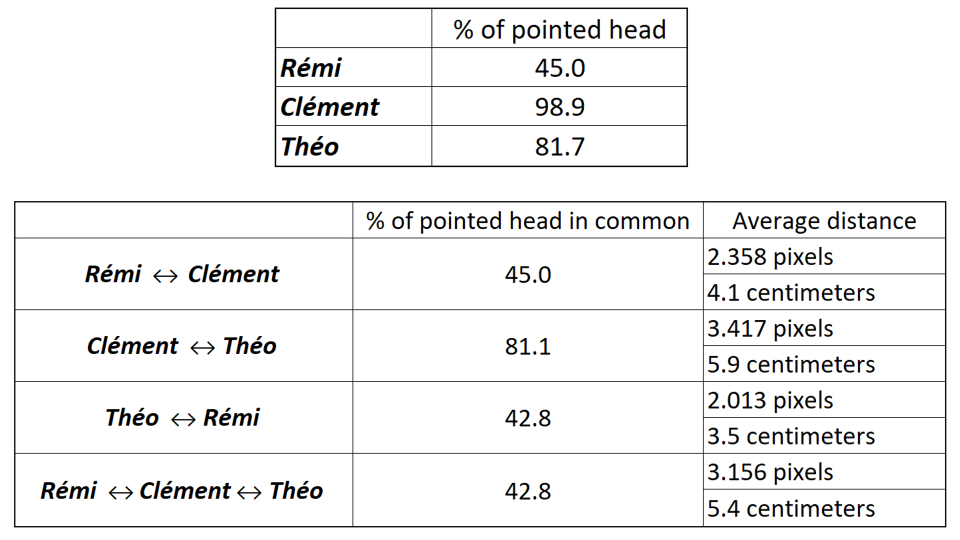
#> input picture reports/pointing_comparison.png, 1920 x 1080 px, given in place of vid0.mp4, which was not available (shown at 1/2 size)
$ python all_rectangles.py
#> lines starting #> are read from the running program, lines starting #| are printed output that depends on the picture; pictures that were not available may be replaced by others from this repository, and a replacement may not be noted
### extract_image.py
"""
This code allows the user to load an image that is in a video.
"""
import cv2


class TimeError(Exception):
    """The exception class error to tell that the time
    or the number of images is not possible"""
    # [22 lines left out: functions __init__, __repr__, not called in this run]


def extract_image_video(name_video, time_begin, time_end, register="False", destination=""):
    """
    Extracts number_image images from name_video and
    save them.
    This raises an exception if the duration is not possible regarding the video.
    If time_end is bigger than the duration of the video,
    the function register until the end

    Args:
        name_video (string): name of the video.

        time_begin (integer in second): the first image will be at the second 'time'.

        time_end (integer in second): the final time at which we stop to register the video.

        register (boolean): if True, the images will be registered.

        destination (string): the destination of the registered images.

    Returns:
        images (list of array of 3 dimensions - height, width, layers):
        list of the registered images.
    """
#> called with name_video = 'videos\\vid0', time_begin = 0, time_end = 5, register = False, destination = ''
    # Compute parameters
    video = cv2.VideoCapture('{}.mp4'.format(name_video))
    fps = video.get(cv2.CAP_PROP_FPS)
    frame_count = int(video.get(cv2.CAP_PROP_FRAME_COUNT))
    nb_image_wait = int(time_begin * fps)
    images = []
    # We make sure that the video will be register until the end if time_end is
    # bigger than the duration of the video.
    number_image = min(int(time_end * fps), frame_count) - int(time_begin * fps)

    # If time_begin == time_end, one picture is registered.
    if number_image == 0:
        number_image = 1

    # Check if the time or the number of images asked is possible
    if time_begin > time_end or nb_image_wait > frame_count:
        raise TimeError(name_video, time_begin, time_end)

    # If time_begin == 0, the first picture is registered
    if time_begin == 0:
        nb_image_wait = 1
    # We find the first interesting image
    for i in range(nb_image_wait):
        (success, image) = video.read()
#> this loop made 1 pass
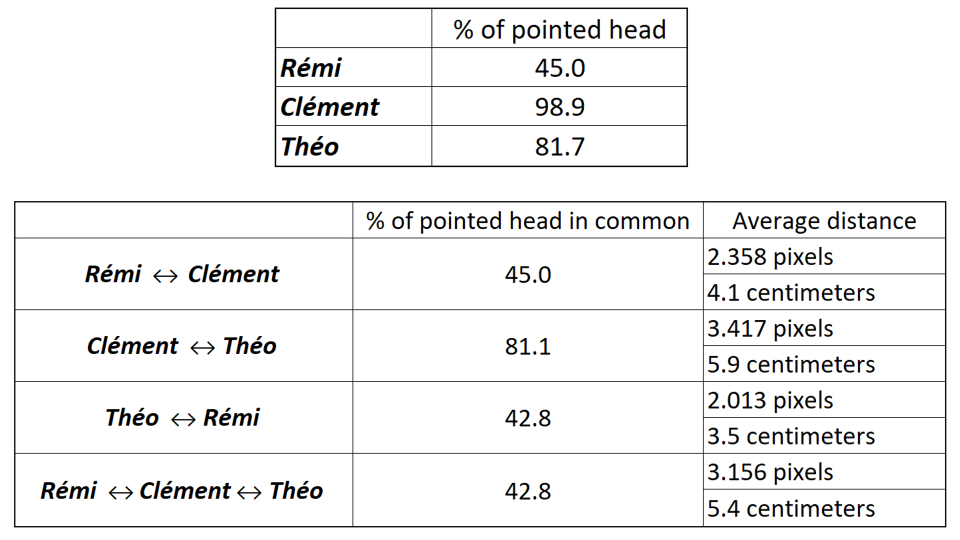
#> input picture reports/pointing_comparison.png, 1920 x 1080 px, given in place of vid0.mp4, which was not available (shown at 1/2 size)

    count_image = 1
    # We register the interesting images
    while success and count_image <= number_image:
        images.append(image)
        nb_count_image = nb_image_wait + count_image
        if register:
            cv2.imwrite(destination + "frame%d.jpg" % nb_count_image, image)
        (success, image) = video.read()
#> image is the input picture: shape (1080, 1920, 3); mean B, G, R 241.7, 241.7, 241.8
        print('Read a new frame: ', success)
#| Read a new frame:  True
        count_image += 1

    return images


# [5 lines that do not run on import are left out]

### correction_perspective.py
# -*- coding: utf-8 -*-
"""
Created on Thu Feb 27 18:05:04 2020

@author: Victoria
"""

import cv2
import matplotlib.pyplot as plt
import numpy as np
from extract_image import extract_image_video
from distortion import find_distortion_charact, clear_image, SelectionError
from extract_image import TimeError
from detection import select_points, register_points

vid0 = "videos\\vid0"


# [26 lines left out: function correctPerspectiveImg, not called in this run]


# We will first manually select the source points
# we will select the destination point which will map the source points in
# original image to destination points in unwarped image
src1 = np.float32([(20,     1),
                  (540,  130),
                  (20,    520),
                  (570,  450)])


dst2 = np.float32([(1500, 0),
                  (0, 0),
                  (1500, 750),
                  (0, 750)])


list_images = extract_image_video(vid0, 0, 5, False)
#> list_images = 1 item
plt.imsave("imageTest1.jpg", list_images[0])


# [10 lines that do not run on import are left out]

### crop_lines.py
"""
This code separates an image in several images, delimited by the water lines
"""

import os
import shutil

# from correction_perspective import correctPerspectiveImg
from extract_image import extract_image_video


# [15 lines left out: function slope_intercept, not called in this run]


def crop(image, list_y):
    """
    To vertically crop an images at given positions
    Args:
        image(numpy array): image to crop
        list_y(list of integers): list of vertical positions where we crop

    Returns:
        images_crop(list of numpy arrays): list of cropped images

    """

    images_crop = []

    y_prev = list_y[0]

    for y in list_y[1:]:
        images_crop.append(image[y_prev: y, :])
        y_prev = y

    return images_crop


def load_lines(frame_name, folder, video_name, time_begin, time_end):
    """

    Args:
        frame_name (string): generic name for the images that will be saved
        folder (string): name of the folder where we save all the images
        video_name: name of the video from where we extract the image (perspective has to be corrected)
        time_begin (float): starting time of the video we consider
        time_end (float): ending time of the video we consider

    Returns:
        list_images_crop (list of list of numpy arrays):
            list_images_crop[i][j] : the j-th water line of the i-th frame from the video
        points (list of integers): manually-selected ordinates of the 11 lines

    """
#> called with frame_name = 'frame2.jpg', folder = 'test\\red_boxes\\', video_name = 'vid0_clean', time_begin = 0, time_end = 0.2
    frame_name = folder + frame_name

    if os.path.exists(folder):
        shutil.rmtree(folder)
    os.makedirs(folder)

    list_images = extract_image_video("videos\\" + video_name, time_begin, time_end, True, folder)
#| Read a new frame:  True
#> list_images = 1 item

    list_images_crop = []

    # manually-selected ordinates of the 11 lines
    points = [6, 82, 156, 233, 309, 382, 458, 531, 604, 679, 749]
    # points = [3, 76, 153, 234, 306, 380, 456, 531, 604, 680, 749]

    for im in list_images:
        list_images_crop.append(crop(im, points))
#> this loop made 1 pass
#> after the loop, list_images_crop = 1 item

    return list_images_crop, points


# [3 lines that do not run on import are left out]

### merge_lines.py
"""
Allows to merge the lines-separated frames in a unique frame
"""

from crop_lines import *
import cv2


def bgr_to_rgb(image):
    im = image.copy()
    im[:, :, 0], im[:, :, 2] = image[:, :, 2], image[:, :, 0]
    return im


def merge(images):
    """

    @param images: list of numpy arrays
    @return:
    """

    merged_image = images[0]
    for image in images[1:]:
        merged_image = np.concatenate((merged_image, image), axis=0)
    return merged_image


# [7 lines that do not run on import are left out]

### red_spectrum.py
"""
This code allows to identify a swimmer on an photo with the red spectrum method.
@author: Victoria Brami, Maxime Brisinger, Theo Vincent
"""

import numpy as np
# this is the key library for manipulating arrays. Use the online ressources! http://www.numpy.org/

import matplotlib.pyplot as plt
# used to read images, display and plot.

import scipy.ndimage as ndimage
# one of several python libraries for image procession

import os

from extract_image import extract_image_video as extract

plt.rcParams['image.cmap'] = 'gray'
# by default, the grayscale images are displayed with the jet colormap: use grayscale instead

THRESHOLD = 0.1
THRESHOLD_2 = 18  # a preciser
FIG_SIZE = (10, 10)


# [14 lines left out: function load_image, not called in this run]


def load_red(image, method=2):
    """
    Uses the 3 components of a pixel to highlight skin colors, returns the image as a numpy.ndarray

    Args:
        image (numpy array)
        method (integer): method of extraction of colors
            method = 1: keep the difference between the red and the blue component
            method = 2: use precises criterias verified by most skin colors to extract the correct pixels
    Returns:
        image (numpy array):
    """

    if method == 1:
        image = 100. * image[:, :, 0] - 99. * image[:, :, 2]
        # image = image.astype('float') / 255  # just to scale the values of the image between 0 and 1

    if method == 2:
        red_image = image[:, :, 0]
        green_image = image[:, :, 1]
        blue_image = image[:, :, 2]
        image = image[:, :, 0] < -1
        for i in range(image.shape[0] - 1):
            for j in range(image.shape[1] - 1):
                if 120 < red_image[i, j] < 190 and green_image[i, j] < 220 and blue_image[i, j] < 230:
                    image[i, j] = 1

    return image


def compute_gradient(image, sigma=0):
    """
    Computes the vertical, horizontal, and the norm of the gradient of an image image.
    Returns them as three numpy.ndarray

    Args:
        image(numpy.ndarray) : image we want the gradient of

        sigma(integer) : value of the parameter of the gaussian filter the algorithm apply
    """
    image = ndimage.gaussian_filter(image, sigma, mode='constant', cval=0)
    y = np.array([[1. / 9, 0, -1. / 9],
                  [2. / 9, 0, -2. / 9],
                  [1. / 9, 0, -1. / 9]])
    x = np.array([[1. / 9, 2. / 9, 1. / 9],
                  [0, 0, 0],
                  [-1. / 9, -2. / 9, -1. / 9]])
    gradient_y = ndimage.convolve(image, y)
    gradient_x = ndimage.convolve(image, x)
    gradient_norm = np.sqrt(gradient_y ** 2 + gradient_x ** 2)
    return gradient_norm


def keep_edges(image, method=2, figures=False):
    """
    Treats an image to only keep the edges of the swimmer

    Args:
        image (string): name of the file
        method (integer): method of extraction of colors
        figures (boolean): if True, display the gradient and the threshold gradient

    Returns:
        threshold_gradient (numpy array): image after threshold the gradient
    """
    red_image = load_red(image, method)

    threshold_image = (red_image > THRESHOLD) * 255

    gradient = compute_gradient(threshold_image, 3)
    threshold_gradient = gradient > THRESHOLD_2

    if figures:
        plt.figure(figsize=FIG_SIZE)
        plt.imshow(gradient)
        plt.figure(figsize=FIG_SIZE)
        plt.imshow(threshold_gradient)
    return threshold_gradient


def extreme_white_pixels(image):
    """
    Among the white pixels of a binary image, finds the top left one and the bottom right one

    Args:
        image(numpy array) : binary image

    Returns:
        (x_min, y_min), (x_max, y_max) : 2 couples of coordinates
    """

    y_min, x_min = image.shape[0] - 1, image.shape[1] - 1
    y_max, x_max = 0, 0
    for y in range(image.shape[0] - 1):
        for x in range(image.shape[1] - 1):
            if image[y, x]:
                if y < y_min:
                    y_min = y
                if y > y_max:
                    y_max = y
                if x < x_min:
                    x_min = x
                if x > x_max:
                    x_max = x
    return [x_min, y_min], [x_max, y_max]


def get_rectangle(gradient, offset=[0, 0]):
    """
    To get characteristics of the boxes surrounding the swimmers
    Args:
        gradient (numpy array): a binary image, with white pixels only for the swimmer
        offset (list of 2 integers): to move the box horizontally and vertically

    Returns:
        extremes[0]: the coordinates of top left corner of the box
        size (list of 2 integers) : the x_size and the y_size of the box
    """
    extremes = extreme_white_pixels(gradient)
    size = (extremes[1][0] - extremes[0][0], extremes[1][1] - extremes[0][1])
    extremes[0][0] += offset[0]
    extremes[0][1] += offset[1]
    return extremes[0], size


# [15 lines left out: function draw_rectangle, not called in this run]


# [30 lines that do not run on import are left out]

### all_rectangles.py
"""
To get the video with all the rectangle boxes at each time
"""


from merge_lines import *
from red_spectrum import *
from calibration import make_video

import cv2
import numpy as np


# [26 lines left out: function boxes1, not called in this run]


def boxes(name, folder, margin, time_begin, time_end):
    """
    From a given video (with corrected perspective), plot the red boxes containing the swimmers, and save this new video

    Args:
        name (string): generic name for the images that will be saved
        folder (string) : name of the folder where we save all the images
        margin (integer): the number of pixels we exclude from the water line before looking for the swimmer
        time_begin (float): starting time of the video we consider
        time_end (float): ending time of the video we consider

    Returns:
        rectangles(numpy array): information about red boxes plotted, for each water line, at each time.
            shape: 8*n*2*2, with n = number of frames in the video
            rectangles[i][j][0] : x,y (integers) : the coordinates of top left corner of the box
            rectangles[i][j][0] : a,b (integers) : the x_size and the y_size of the box

    """
    lines_per_frame, list_y = load_lines(name, folder, "vid0_clean", time_begin, time_end)
#> lines_per_frame = 1 item; list_y = [6, 82, 156, 233, 309, 382, 458, 531, 604, 679, 749]
    rectangles = []
    images = []
    count = 0
    size_y = np.shape(lines_per_frame[0][0])[1]
#> size_y = 1920
    for frame in lines_per_frame:
        rectangles_per_frame = []
        for line, y in zip(frame[1:-1], list_y[1:-1]):
            line = bgr_to_rgb(line)[margin:-margin, :]
            c, s = get_rectangle(keep_edges(line, 2, False), [0, y])
            rectangles_per_frame.append([c, s])
#> this loop made 8 passes
#> (c, s) on passes 1 to 8: ([1919, 139], (-1919, -57)), ([1919, 216], (-1919, -60)), ([1919, 292], (-1919, -59)), ([1919, 365], (-1919, -56)), ([1919, 441], (-1919, -59)), ([1919, 514], (-1919, -56)), ([1919, 587], (-1919, -56)), ([1919, 662], (-1919, -58))
#> pass 1, in bgr_to_rgb, `im = image.copy()`:
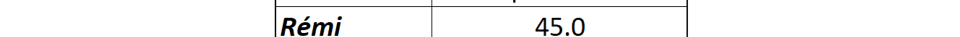
#> im: shape (74, 1920, 3) (shown at 1/2 size); mean of channels 0, 1, 2 246.1, 246.1, 246.1; drawn as B, G, R
#> pass 2, in bgr_to_rgb (call 2), `im = image.copy()`:
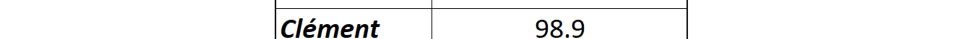
#> im: shape (77, 1920, 3) (shown at 1/2 size); mean of channels 0, 1, 2 244.5, 244.5, 244.5; drawn as B, G, R
#> pass 3, in bgr_to_rgb (call 3), `im = image.copy()`:
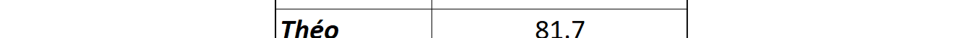
#> im: shape (76, 1920, 3) (shown at 1/2 size); mean of channels 0, 1, 2 247.3, 247.2, 247.3; drawn as B, G, R
#> after the loop, rectangles_per_frame = [[[1919, 139], (-1919, -57)], [[1919, 216], (-1919, -60)], [[1919, 292], (-1919, -59)], [[1919, 365], (-1919, -56)], [[1919, 441], (-1919, -59)], [[1919, 514], (-1919, -56)], [[1919, 587], (-1919, -56)], [[1919, 662], (-1919, -58)]]
        rectangles.append(rectangles_per_frame)

        image = merge(frame)
#> in merge, `merged_image = images[0]`:
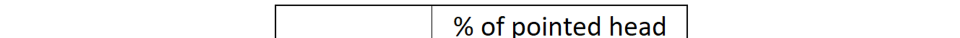
#> merged_image: shape (76, 1920, 3) (shown at 1/2 size); mean of channels 0, 1, 2 242.3, 242.3, 242.4; drawn as B, G, R
#> the loop in merge, `for image in images[1:]:` made 1 pass
        image = bgr_to_rgb(image)
        plt.figure()

        fig = plt.imshow(image)

        for r in rectangles_per_frame:
            if abs(r[1][0]) < size_y / 4:
                draw_rectangle(r[0], r[1], True)

        # to remove the axes from the saved figure
        plt.axis('off')
        plt.margins(0, 0)
        fig.axes.get_xaxis().set_visible(False)
        fig.axes.get_yaxis().set_visible(False)

        # to save the figure (with red boxes)
        real_name = FOLDER + 'fig%d.jpg' % count
        plt.savefig(real_name, bbox_inches='tight', pad_inches=-0.1)
        plt.close()

        # to give a different name for the different figures
        count += 1

        # we read the images to next build a video with all images
        image_plot = cv2.imread(real_name)
        images.append(image_plot)

    make_video("test\\video_boxes.mp4", images)
    return rectangles


# [23 lines left out: function plot_length_rectangles, not called in this run]


if __name__ == "__main__":
    FOLDER = "test\\red_boxes\\"
#> (the run stopped early here; a loop or call above may not have finished)
